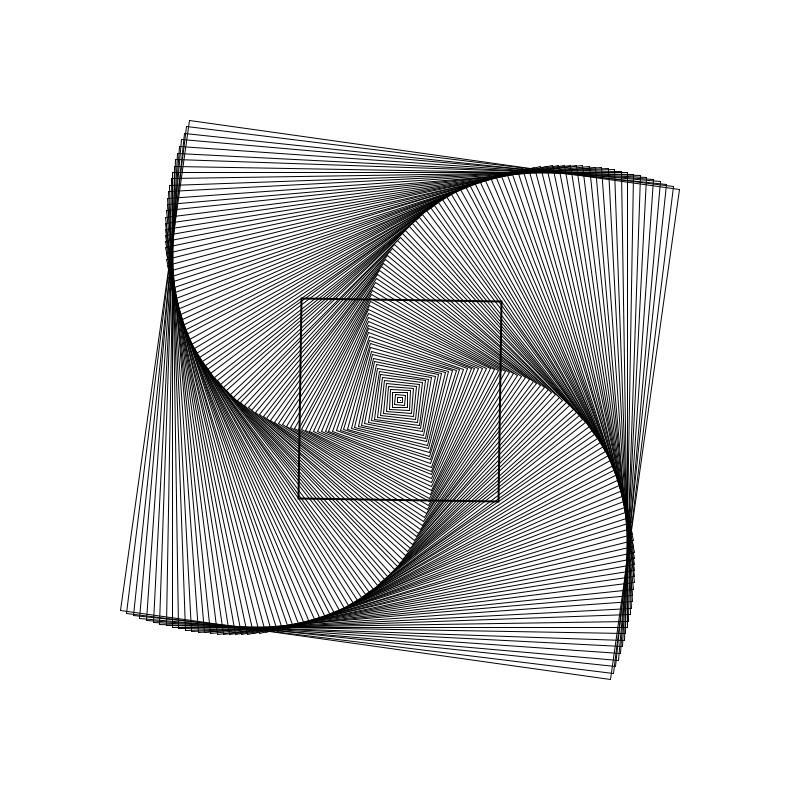
Frame 1 (no input)
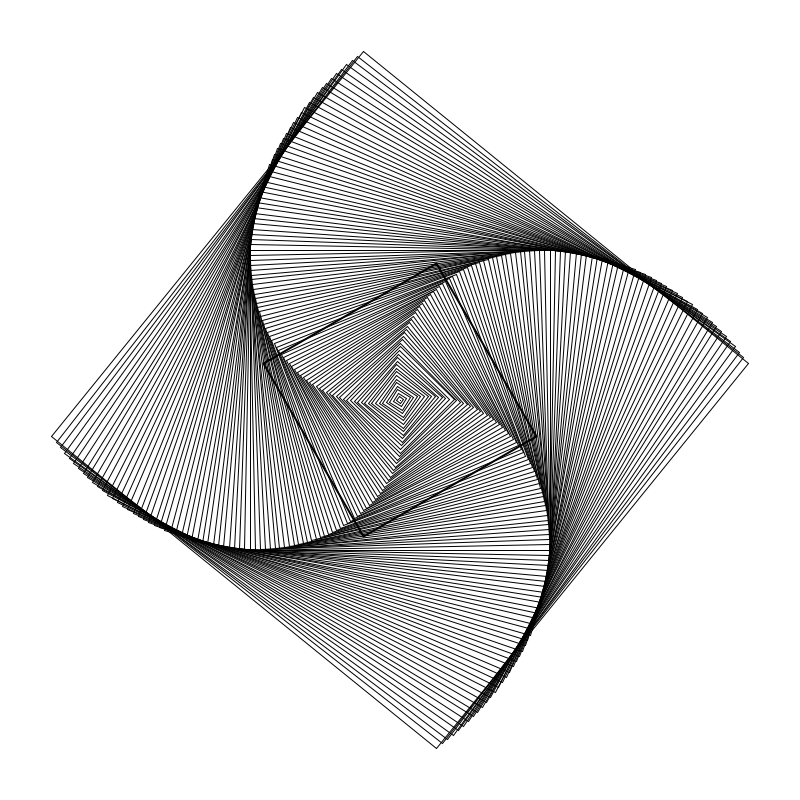
Frame 60 (the mouse pressed at the canvas centre just before this capture)
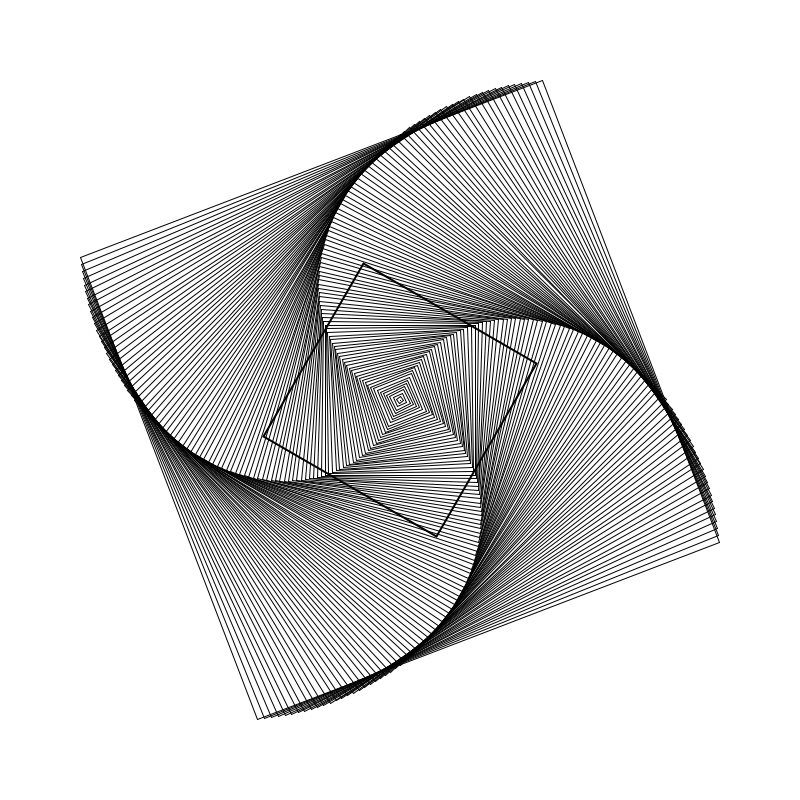
Frame 120 (the mouse held since frame 60 and released just before this capture)

The Processing sketch that drew these frames (run headless with seeded random() and noise(); from frame 60 on, the mouse is pressed at the canvas centre):

// Processing sketch: code1_week5_classwork
// ── code1_week5_classwork.pde
int theta;

void setup(){
  size(800, 800);
  rectMode(CENTER);
  int theta = 0;
}

void draw(){
background(255);

noFill();

pushMatrix();
theta ++;
translate(width/2, height/2);
rotate(radians(theta));
scale(2);
rect(0 ,0, 100, 100);
popMatrix();


for(int i= 0; i<100; i++){
  pushMatrix();
translate(width/2, height/2);
  rotate(radians(-theta+i));
rect(0 ,0, i*5, i*5);
popMatrix();
}

}
